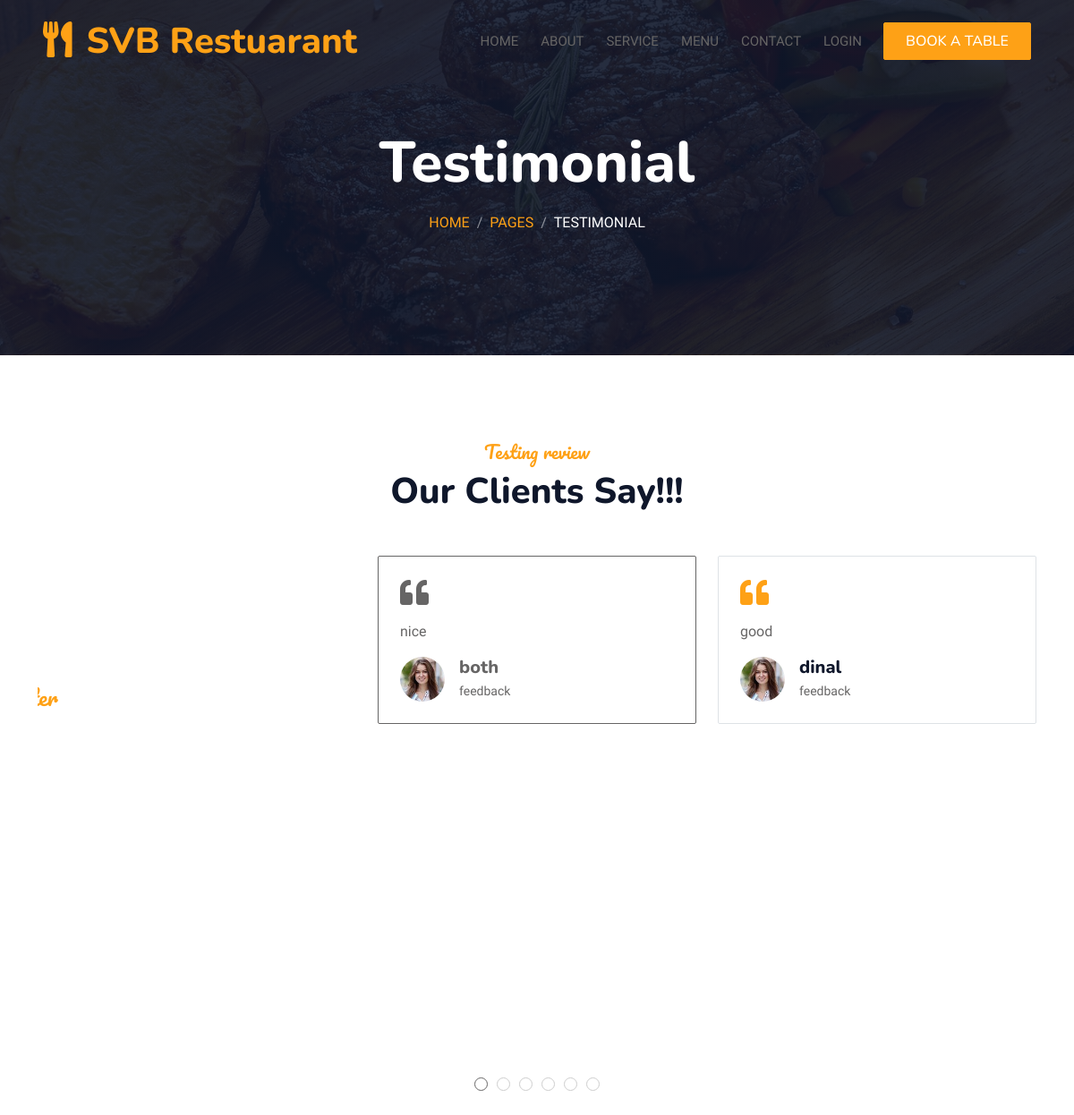
Page /testimonial.html on the committed database.
### myapp/models.py (models this page shows, shortened)
class Contact(models.Model):
    name = models.CharField(max_length=250)
    email = models.CharField(max_length=250)
    subject = models.CharField(max_length=250)
    message = models.TextField()
    added_on = models.DateTimeField(auto_now_add=True)
    is_approved = models.BooleanField(default=False)

### myapp/views.py (the view)
# urls.py: path('testimonial.html',svb_restuarant.testimonial),
def testimonial(request):
    contacts = Contact.objects.all()
    return render(request,'testimonial.html',{'contacts': contacts})

### myapp/templates/testimonial.html
{%extends 'base.html'%}
{%block content%}
            <div class="container-xxl py-5 bg-dark hero-header mb-5">
                <div class="container text-center my-5 pt-5 pb-4">
                    <h1 class="display-3 text-white mb-3 animated slideInDown">Testimonial</h1>
                    <nav aria-label="breadcrumb">
                        <ol class="breadcrumb justify-content-center text-uppercase">
                            <li class="breadcrumb-item"><a href="#">Home</a></li>
                            <li class="breadcrumb-item"><a href="#">Pages</a></li>
                            <li class="breadcrumb-item text-white active" aria-current="page">Testimonial</li>
                        </ol>
                    </nav>
                </div>
            </div>
        </div>
        <div class="container-xxl py-5 wow fadeInUp" data-wow-delay="0.1s">
            <div class="container">
                <div class="text-center">
                    <h5 class="section-title ff-secondary text-center text-primary fw-normal">Testing review</h5>
                    <h1 class="mb-5">Our Clients Say!!!</h1>
                </div>
                <div class="owl-carousel testimonial-carousel">
                    {% for contact in contacts%}
                    <div class="testimonial-item bg-transparent border rounded p-4">
                        <i class="fa fa-quote-left fa-2x text-primary mb-3"></i>
                        <p>{{contact.message}}</p>
                        <div class="d-flex align-items-center">
                            <img class="img-fluid flex-shrink-0 rounded-circle" src="/static/img/testimonial-1.jpg" style="width: 50px; height: 50px;">
                            <div class="ps-3">
                                <h5 class="mb-1">{{contact.name}}</h5>
                                <small>{{contact.subject}}</small>
                            </div>
                        </div>
                    </div>
                    {% endfor%}
{%endblock%}

### static/css/style.css (style rules this page uses)
.ff-secondary { font-family: 'Pacifico', cursive; }
.hero-header { background: linear-gradient(rgba(15, 23, 43, .9), rgba(15, 23, 43, .9)), url(../img/bg-hero.jpg); background-position: center center; background-repeat: no-repeat; background-size: cover; }
.breadcrumb-item + .breadcrumb-item::before { color: rgba(255, 255, 255, .5); }
.section-title { position: relative; display: inline-block; }
.section-title::before { position: absolute; content: ""; width: 45px; height: 2px; top: 50%; left: -55px; margin-top: -1px; background: var(--primary); }
.section-title::after { position: absolute; content: ""; width: 45px; height: 2px; top: 50%; right: -55px; margin-top: -1px; background: var(--primary); }
.testimonial-carousel .owl-item .testimonial-item, .testimonial-carousel .owl-item.center .testimonial-item * { transition: .5s; }
.testimonial-carousel .owl-item.center .testimonial-item { background: var(--primary) !important; border-color: var(--primary) !important; }
.testimonial-carousel .owl-item.center .testimonial-item * { color: var(--light) !important; }

### rows in the picture
Contact: message "nice", name "both", subject "feedback"
Contact: message "good", name "dinal", subject "feedback"
